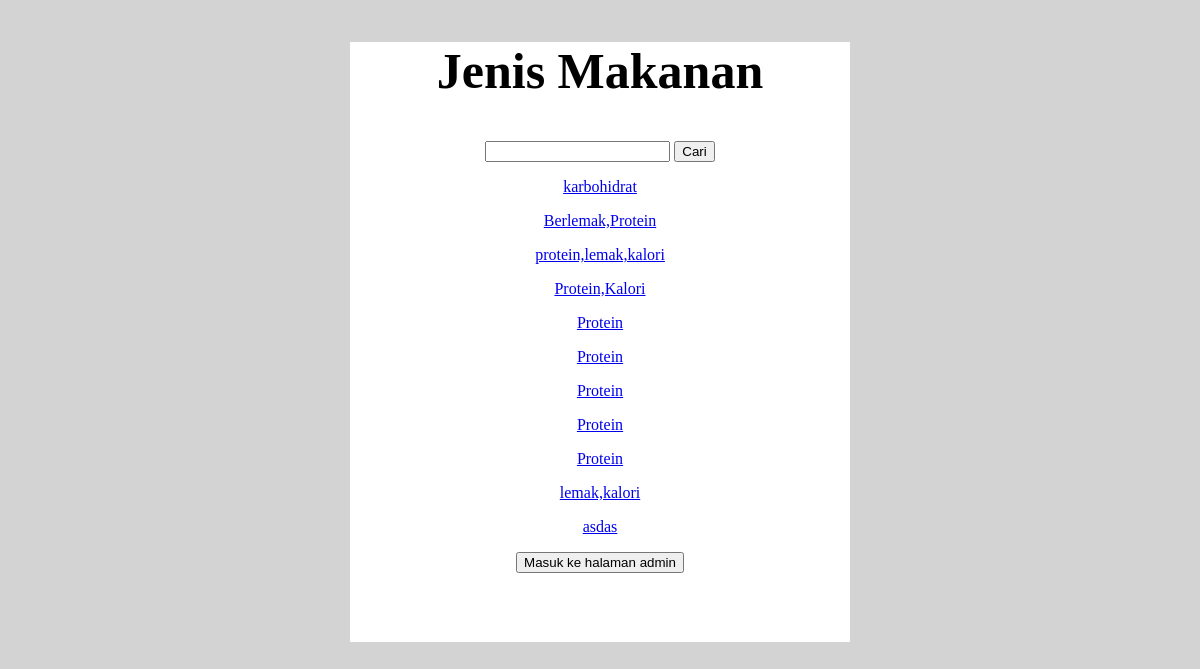
Screenshot of /Latihan7b/index.php with the database file from the repository.
### tables this page shows
CREATE TABLE `makanan` (
  `id` int(11) NOT NULL,
  `gambar` varchar(100) NOT NULL,
  `jenis_makanan` varchar(100) NOT NULL,
  `kelompok_makanan` varchar(100) NOT NULL,
  `kategori` varchar(100) NOT NULL,
  `harga` char(10) NOT NULL
);

### Latihan7b/php/functions.php (called while the page is built, shortened)
<?php
function koneksi()
{
	$conn = mysqli_connect("localhost", "root", "") or die("koneksi ke DB gagal");
	mysqli_select_db($conn, "tubes_193040172") or die("Database salah!");
	return $conn;
}
function query($sql)
{
	$conn = koneksi();
	$result = mysqli_query($conn, "$sql");
	$rows = [];
	while ($row = mysqli_fetch_assoc($result)) {
		$rows[] = $row;
	}
	return $rows;
}

### Latihan7b/index.php (the view, shortened to what this page needs)
<?php
require 'php/functions.php';
if (isset($_GET['cari'])) {
  $keyword = $_GET['keyword'];
  $makanan = query("SELECT * FROM makanan WHERE
                jenis_makanan LIKE '%$keyword%' OR
                kelompok_makanan LIKE '%$keyword%' OR
                kategori LIKE '%$keyword%' OR
                harga LIKE '%$keyword%' ");
} else {
  $makanan = query("SELECT * FROM makanan");
}
?>
<!DOCTYPE html>
<html>
<head>
  <link rel="stylesheet" type="text/css" href="css/style.css">
</head>
<body>
  <div id="page-wrap">
    <div class="content">
      <div class="container">
        <h2 align="center">Jenis Makanan</h2>
        <form action="" method="GET">
          <input type="text" name="keyword" size="20" autocomplete="off" autofocus>
          <button type="submit" name="cari" style="width: auto">Cari</button>
        </form>
        <?php foreach ($makanan as $mkn) : ?>
          <p class="jenis_makanan">
            <a class="p" href="php/detail.php?id= <?= $mkn['id'] ?>">
              <?= $mkn['jenis_makanan'] ?>
            </a>
          </p>
        <?php endforeach; ?>
      </div>
    </div>
    <a href="php/login.php">
      <button type="">
        Masuk ke halaman admin
      </button>
    </a>
</body>
</html>

### Latihan7b/css/style.css (style rules this page uses)
body { background-color: lightgray; text-align: center; }
h2 { text-align : center; font-size : 50px; color: black; }
#page-wrap { width: 500px; height: 600px; background-color: white; margin: 0px auto 0px auto }

### rows the page displays
makanan: jenis_makanan "karbohidrat"
makanan: jenis_makanan "Berlemak,Protein"
makanan: jenis_makanan "protein,lemak,kalori"
makanan: jenis_makanan "Protein,Kalori"
makanan: jenis_makanan "Protein"
makanan: jenis_makanan "Protein"
makanan: jenis_makanan "Protein"
makanan: jenis_makanan "Protein"
makanan: jenis_makanan "Protein"
makanan: jenis_makanan "lemak,kalori"
makanan: jenis_makanan "asdas"
